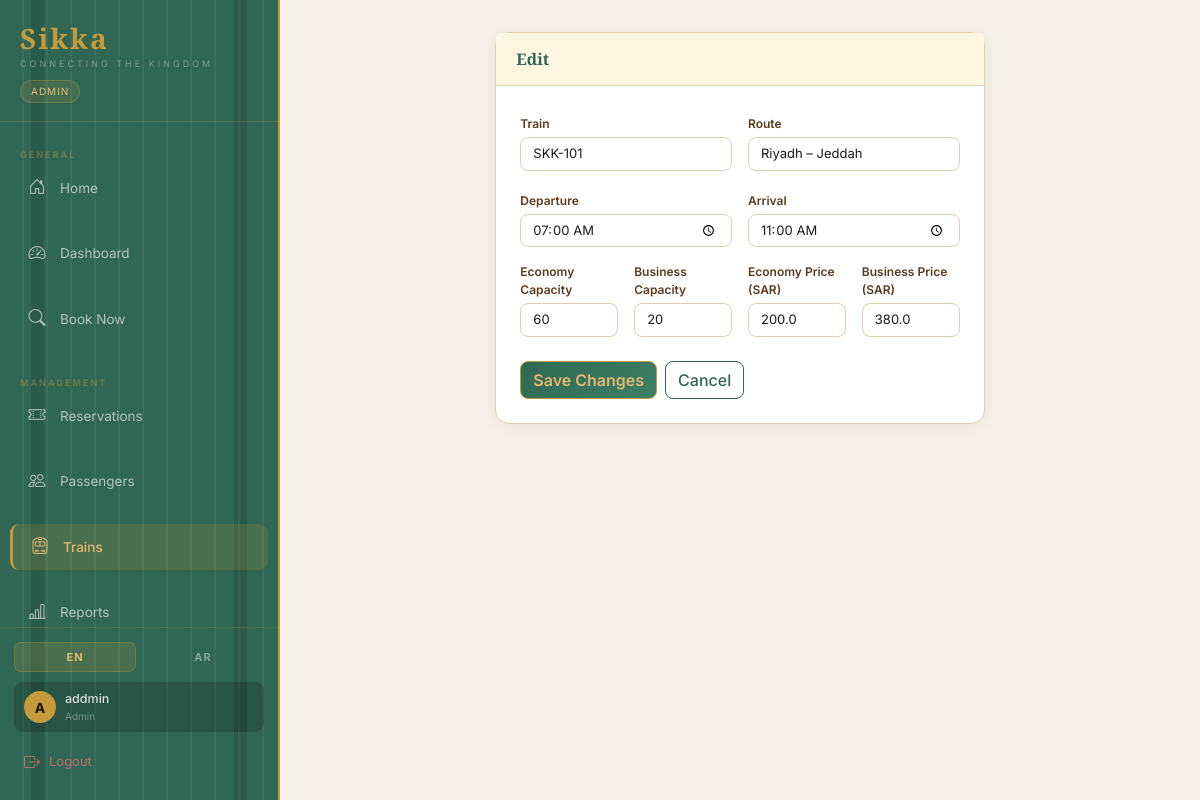
/trains/edit/1 (signed in), run on the app's committed database.
### tables this page shows
CREATE TABLE trains(
            id INTEGER PRIMARY KEY AUTOINCREMENT,
            name TEXT NOT NULL,
            route TEXT NOT NULL,
            departure TEXT NOT NULL,
            arrival TEXT NOT NULL,
            capacity_economy INTEGER NOT NULL DEFAULT 60,
            capacity_business INTEGER NOT NULL DEFAULT 20,
            price_economy REAL NOT NULL,
            price_business REAL NOT NULL,
            status TEXT DEFAULT 'active');

### main.py (the view, shortened to what this page needs)
@app.route("/trains/edit/<int:tid>", methods=["GET", "POST"])
@admin_required
def edit_train(tid):
    t = get_t(); conn = get_db()
    tr = conn.execute("SELECT * FROM trains WHERE id=?", (tid,)).fetchone()
    if not tr: conn.close(); return redirect(url_for("trains"))
    conn.close(); return render_template("train_form.html", t=t, dir=get_dir(), train=tr)

### main.py (called while the page is built)
def get_db():
    conn = sqlite3.connect(DB)
    conn.row_factory = sqlite3.Row
    return conn

def admin_required(fn):
    @wraps(fn)
    def w(*a, **k):
        if "user_id" not in session:
            flash("Please sign in to continue.", "warning")
            return redirect(url_for("login"))
        role = session.get("user_role") or session.get("role", "")
        if role != "admin":
            flash("Admin access required.", "danger")
            return redirect(url_for("home"))
        return fn(*a, **k)
    return w

def get_t():  return TR.get(session.get("lang", "en"), TR["en"])

def get_dir(): return "rtl" if session.get("lang", "en") == "ar" else "ltr"

### templates/train_form.html (shortened to what this page needs)
{% extends "base.html" %}
{% block content %}
<div class="row justify-content-center">
  <div class="col-md-7">
    <div class="card">
      <div class="card-header"><div class="card-header-title">{% if train %}{{ t.edit }}{% else %}{{ t.add_train }}{% endif %}</div></div>
      <div class="card-body p-4">
        <form method="POST">
          <div class="row g-3">
            <div class="col-md-6">
              <label class="form-label">{{ t.train_name }}</label>
              <input type="text" name="name" class="form-control" value="{{ train.name if train else '' }}" required>
            </div>
            <div class="col-md-6">
              <label class="form-label">{{ t.route }}</label>
              <input type="text" name="route" class="form-control" value="{{ train.route if train else '' }}" required>
            </div>
            <div class="col-md-6">
              <label class="form-label">{{ t.departure }}</label>
              <input type="time" name="departure" class="form-control" value="{{ train.departure if train else '' }}" required>
            </div>
            <div class="col-md-6">
              <label class="form-label">{{ t.arrival }}</label>
              <input type="time" name="arrival" class="form-control" value="{{ train.arrival if train else '' }}" required>
            </div>
            <div class="col-md-3">
              <label class="form-label">Economy Capacity</label>
              <input type="number" name="cap_eco" class="form-control" value="{{ train.capacity_economy if train else 60 }}" required>
            </div>
            <div class="col-md-3">
              <label class="form-label">Business Capacity</label>
              <input type="number" name="cap_bus" class="form-control" value="{{ train.capacity_business if train else 20 }}" required>
            </div>
            <div class="col-md-3">
              <label class="form-label">Economy Price (SAR)</label>
              <input type="number" name="price_eco" class="form-control" step="0.01" value="{{ train.price_economy if train else '' }}" required>
            </div>
            <div class="col-md-3">
              <label class="form-label">Business Price (SAR)</label>
              <input type="number" name="price_bus" class="form-control" step="0.01" value="{{ train.price_business if train else '' }}" required>
            </div>
          </div>
          <div class="mt-4 d-flex gap-2">
            <button type="submit" class="btn btn-heritage">{{ t.save }}</button>
            <a href="{{ url_for('trains') }}" class="btn btn-outline-heritage">{{ t.cancel }}</a>
          </div>
        </form>
      </div>
    </div>
  </div>
</div>
{% endblock %}

### static/style.css (style rules this page uses)
:root { --rail: #306754; --rail2: #3d8066; --rail3: #1f4d3e; --gold: #c49a3c; --gold2: #e2b96f; --cream: #fdf6e3; --dark: #1a0f00; --brown: #5c3a1e; --text: #1a1a1a; --muted: #6b7c8f; --white: #ffffff; --border: #e0d0b0; --bg: #f5f0e8; --sb-w: 280px; --gap: 20px; }
*, *::before, *::after { box-sizing: border-box; margin: 0; padding: 0; }
body { font-family: 'Inter', sans-serif; background: var(--bg); color: var(--text); }
.card { background: var(--white); border-radius: 14px; box-shadow: 0 2px 14px rgba(48,103,84,.08); border: 1px solid var(--border); }
.card-header { padding: 14px 20px; border-bottom: 1px solid var(--border); border-radius: 14px 14px 0 0; display: flex; justify-content: space-between; align-items: center; background: var(--cream); }
.card-header-title { font-family: 'Playfair Display', serif; font-size: 16px; color: var(--rail); font-weight: 600; }
.btn-heritage { background: linear-gradient(135deg,var(--rail),var(--rail2)); color: var(--gold2); border: 1px solid var(--gold); font-weight: 600; border-radius: 8px; transition: all .2s; }
.btn-outline-heritage { border: 1px solid var(--rail); color: var(--rail); background: transparent; border-radius: 8px; font-weight: 500; }
.form-control, .form-select { border-color: var(--border); border-radius: 8px; font-size: 13px; color: var(--text); }
.form-label { font-size: 12px; font-weight: 600; color: var(--brown); margin-bottom: 4px; }

### data on the page
trains: name "SKK-101", route "Riyadh – Jeddah", departure "07:00", arrival "11:00", cap_eco "60", cap_bus "20", price_eco "200.0", price_bus "380.0"

### other printed values
{{ t.app_name }} "Sikka"
{{ t.tagline }} "CONNECTING THE KINGDOM"
{{ role }} "ADMIN"
{{ "عام" if lang=='ar' else "General" }} "GENERAL"
{{ t.home }} "Home"
{{ t.dashboard }} "Dashboard"
{{ t.book_now }} "Book Now"
{{ "الإدارة" if lang=='ar' else "Management" }} "MANAGEMENT"
{{ t.my_reservations if role=='customer' else t.reservations }} "Reservations"
{{ t.passengers }} "Passengers"
{{ t.trains }} "Trains"
{{ t.reports }} "Reports"
{{ session.username[0]|upper }} "A"
{{ session.username }} "addmin"
{{ role }} "Admin"
